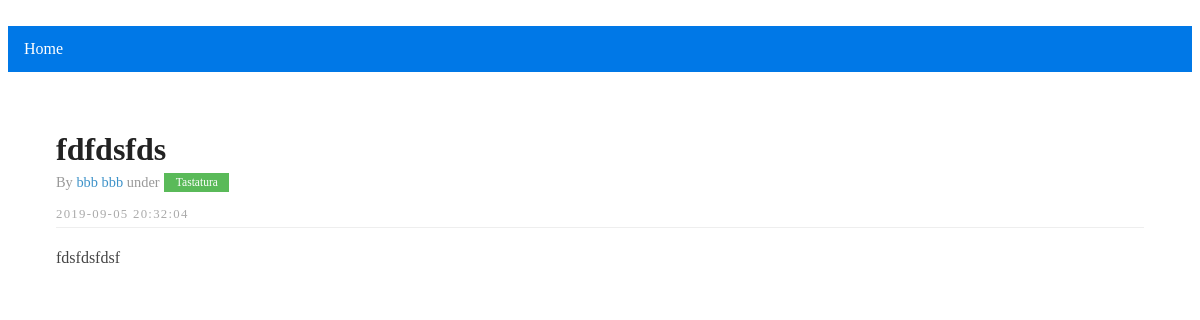
/single/3, run on an earlier commit of the app's database.
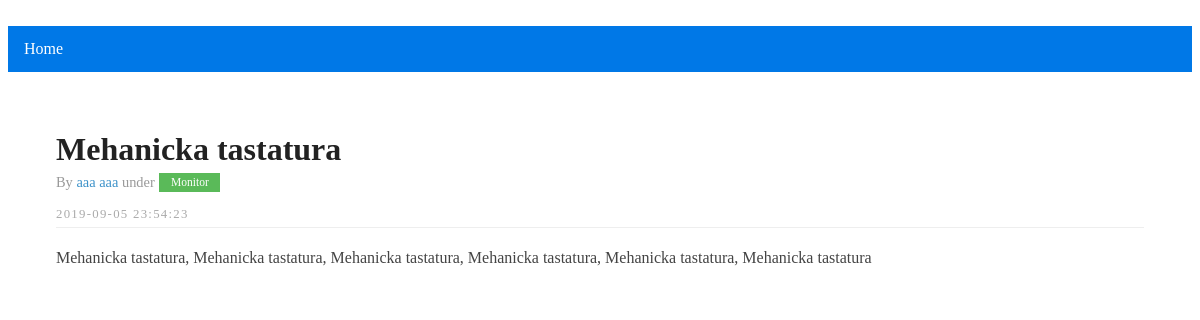
And on a later commit of the database.
### blog/models.py (models this page shows, shortened)
class Article(db.Model):
    __tablename__ = 'article'
    __searchable__ = ['title', 'content']
    id = db.Column(db.Integer, primary_key=True)
    title = db.Column(db.String(40), nullable=False)
    content = db.Column(db.String(400), nullable=False)
    created_at = db.Column(db.DateTime, nullable=False, default=datetime.now())
    updated_at = db.Column(db.DateTime, nullable=False, default=datetime.now())
    owner_id = db.Column(db.Integer, db.ForeignKey('user.id'), nullable=False)
    category_id = db.Column(db.Integer, db.ForeignKey('category.id'), nullable=False)

class User(UserMixin, db.Model):
    id = db.Column(db.Integer, primary_key=True)
    email = db.Column(db.String(80), unique=True, nullable=False)
    first_name = db.Column(db.String(20), nullable=False)
    last_name = db.Column(db.String(20), nullable=False)
    password = db.Column(db.String(80), nullable=False)
    created_at = db.Column(db.DateTime, nullable=False, default=datetime.now())
    articles = db.relationship('Article', backref='owner')

class Category(db.Model):
    id = db.Column(db.Integer, primary_key=True)
    title = db.Column(db.String(40), unique=True, nullable=False)
    categories = db.relationship('Article', backref='category')

### blog/routes.py (the view)
@app.route('/single/<int:article_id>')
def single_article(article_id):
    article = Article.query.get_or_404(article_id)
    article_data = {}
    article_data['article_id'] = article.id
    article_data['user_id'] = article.owner.id
    article_data['title'] = article.title
    article_data['content'] = article.content
    article_data['category'] = article.category.title
    article_data['first_name'] = article.owner.first_name
    article_data['last_name'] = article.owner.first_name
    article_data['created_at'] = article.created_at
    article_data['updated_at'] = article.updated_at
    return render_template('single.html', post = article_data)

### templates/single.html (shortened to what this page needs)
﻿{% extends "layout.html" %}
{% block content %}
<ul>
    <li><a href="{{ url_for('dashboard') }}">Home</a></li>
</ul>
<div id="layout" class="pure-g">
    <div class="content pure-u-1 pure-u-md-3-4">
        <div class="posts">
            <section class="post">
                <header class="post-header">
                    <h1 class="post-title">{{ post['title'] }}</h1>
                    <p class="post-meta">
                        By <a href="#" class="post-author">{{ post['first_name'] }} {{ post['last_name'] }}</a> under <a class="post-category post-category-design" href="#">{{ post['category'] }}</a>
                    </p>
                </header>
                <h1 class="content-subhead">{{ post['updated_at'].strftime("%Y-%m-%d %H:%M:%S") }}</h1>
                <div class="post-description">
                    <p>
                        {{ post['content'] }}
                    </p>
                </div>
            </section>
        </div>
    </div>
</div>
{% endblock content %}

What changed in the data, as far as the page shows it:
no longer on this page (row unchanged): User: first_name "bbb", last_name "bbb"
no longer on this page (row unchanged): Category: category "Tastatura"
changed Article: title "fdfdsfds" → "Mehanicka tastatura"; updated_at "2019-09-05 20:32:04" → "2019-09-05 23:54:23"; content "fdsfdsfdsf" → "Mehanicka tastatura, Mehanicka tastatura, Mehanicka tastatura, Mehanicka tastatura, Mehanicka tastatura, Mehanicka tastatura"
now on this page (row unchanged): User: first_name "aaa", last_name "aaa"
now on this page (row unchanged): Category: category "Monitor"
